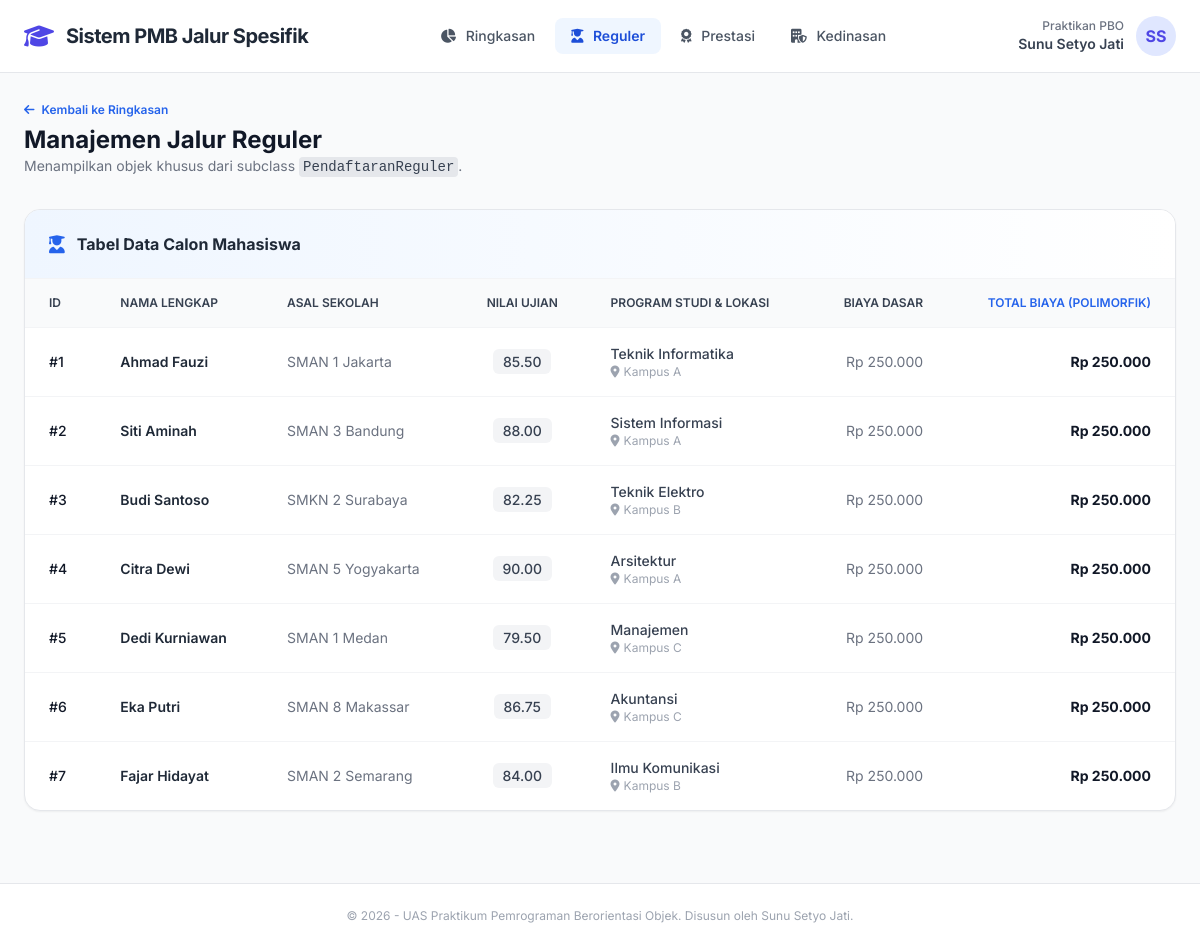
/index.php?page=reguler, run on the app's committed database.
### tables this page shows
CREATE TABLE `tabel_pendaftaran` (
  `id_pendaftaran` int NOT NULL,
  `nama_calon` varchar(100) NOT NULL,
  `asal_sekolah` varchar(100) NOT NULL,
  `nilai_ujian` decimal(5,2) NOT NULL,
  `biaya_pendaftaran_dasar` decimal(10,2) NOT NULL,
  `jalur_pendaftaran` enum('Reguler','Prestasi','Kedinasan') NOT NULL,
  `pilihan_prodi` varchar(100) DEFAULT NULL,
  `lokasi_kampus` varchar(100) DEFAULT NULL,
  `jenis_prestasi` varchar(100) DEFAULT NULL,
  `tingkat_prestasi` varchar(50) DEFAULT NULL,
  `sk_ikatan_dinas` varchar(100) DEFAULT NULL,
  `instansi_sponsor` varchar(100) DEFAULT NULL
);

### PendaftaranReguler.php (called while the page is built, shortened)
<?php
require_once 'Pendaftaran.php';
class PendaftaranReguler extends Pendaftaran {
    private $pilihan_prodi;
    private $lokasi_kampus;
    public function __construct($id_pendaftaran, $nama_calon, $asal_sekolah, $nilai_ujian, $biaya_pendaftaran_dasar, $pilihan_prodi, $lokasi_kampus) {
        $this->pilihan_prodi = $pilihan_prodi;
        $this->lokasi_kampus = $lokasi_kampus;
    }
    public function getPilihanProdi() { return $this->pilihan_prodi; }
    public function getLokasiKampus() { return $this->lokasi_kampus; }
    public function hitungTotalBiaya() {
        return $this->biaya_pendaftaran_dasar;
    }
    public static function getDaftarReguler($db) {
        $query = "SELECT * FROM tabel_pendaftaran WHERE jalur_pendaftaran = 'Reguler'";
        $stmt = $db->prepare($query);
        $stmt->execute();
        $list = [];
        while ($row = $stmt->fetch(PDO::FETCH_ASSOC)) {
            $list[] = new PendaftaranReguler(
                $row['id_pendaftaran'],
                $row['nama_calon'],
                $row['asal_sekolah'],
                $row['nilai_ujian'],
                $row['biaya_pendaftaran_dasar'],
                $row['pilihan_prodi'],
                $row['lokasi_kampus']
            );
        }
        return $list;
    }
}
?>

### Pendaftaran.php (called while the page is built, shortened)
<?php
abstract class Pendaftaran {
    protected $id_pendaftaran;
    protected $nama_calon;
    protected $asal_sekolah;
    protected $nilai_ujian;
    protected $biaya_pendaftaran_dasar;
    public function __construct($id_pendaftaran, $nama_calon, $asal_sekolah, $nilai_ujian, $biaya_pendaftaran_dasar) {
        $this->id_pendaftaran = $id_pendaftaran;
        $this->nama_calon = $nama_calon;
        $this->asal_sekolah = $asal_sekolah;
        $this->nilai_ujian = $nilai_ujian;
        $this->biaya_pendaftaran_dasar = $biaya_pendaftaran_dasar;
    }
    public function getIdPendaftaran() { return $this->id_pendaftaran; }
    public function getNamaCalon() { return $this->nama_calon; }
    public function getAsalSekolah() { return $this->asal_sekolah; }
    public function getNilaiUjian() { return $this->nilai_ujian; }
    public function getBiayaPendaftaranDasar() { return $this->biaya_pendaftaran_dasar; }
}
?>

### index.php (the view, shortened to what this page needs)
<?php
require_once 'Pendaftaran.php';
require_once 'PendaftaranReguler.php';
$database = new Database();
$db = $database->getConnection();
$page = isset($_GET['page']) ? $_GET['page'] : 'dashboard';
$daftarReguler   = PendaftaranReguler::getDaftarReguler($db);
$daftarPrestasi  = PendaftaranPrestasi::getDaftarPrestasi($db);
$daftarKedinasan = PendaftaranKedinasan::getDaftarKedinasan($db);
$totalReguler = count($daftarReguler);
$totalPrestasi = count($daftarPrestasi);
$totalKedinasan = count($daftarKedinasan);
$totalSemua = $totalReguler + $totalPrestasi + $totalKedinasan;
?>
<!DOCTYPE html>
<html lang="id">
<head>
    <script src="https://cdn.tailwindcss.com"></script>
    <link rel="stylesheet" href="https://cdnjs.cloudflare.com/ajax/libs/font-awesome/6.4.0/css/all.min.css">
</head>
<body class="bg-gray-50 min-h-screen">
    <nav class="bg-white border-b border-gray-200 fixed top-0 z-50 w-full px-6 py-4">
        <div class="flex items-center justify-between">
            <div class="flex items-center justify-start">
                <i class="fa-solid fa-graduation-cap text-indigo-600 text-2xl mr-3"></i>
                <span class="text-xl font-bold text-gray-800 tracking-tight">Sistem PMB Jalur Spesifik</span>
            </div>
            <div class="hidden md:flex space-x-1 font-medium text-sm">
                <a href="index.php?page=dashboard" class="px-4 py-2 rounded-lg transition-colors <?= $page == 'dashboard' ? 'bg-indigo-50 text-indigo-700 font-semibold' : 'text-gray-600 hover:bg-gray-100' ?>">
                    <i class="fa-solid fa-chart-pie mr-1.5"></i> Ringkasan
                </a>
                <a href="index.php?page=reguler" class="px-4 py-2 rounded-lg transition-colors <?= $page == 'reguler' ? 'bg-blue-50 text-blue-700 font-semibold' : 'text-gray-600 hover:bg-gray-100' ?>">
                    <i class="fa-solid fa-user-graduate mr-1.5"></i> Reguler
                </a>
                <a href="index.php?page=prestasi" class="px-4 py-2 rounded-lg transition-colors <?= $page == 'prestasi' ? 'bg-green-50 text-green-700 font-semibold' : 'text-gray-600 hover:bg-gray-100' ?>">
                    <i class="fa-solid fa-award mr-1.5"></i> Prestasi
                </a>
                <a href="index.php?page=kedinasan" class="px-4 py-2 rounded-lg transition-colors <?= $page == 'kedinasan' ? 'bg-amber-50 text-amber-700 font-semibold' : 'text-gray-600 hover:bg-gray-100' ?>">
                    <i class="fa-solid fa-building-shield mr-1.5"></i> Kedinasan
                </a>
            </div>
            <div class="flex items-center space-x-3">
                <div class="text-right">
                    <p class="text-xs text-gray-500 font-medium">Praktikan PBO</p>
                    <p class="text-sm font-semibold text-gray-700">Sunu Setyo Jati</p>
                </div>
                <div class="w-10 h-10 bg-indigo-100 rounded-full flex items-center justify-center text-indigo-600 font-bold">SS</div>
            </div>
        </div>
    </nav>
    <div class="p-6 pt-24 max-w-7xl mx-auto space-y-8">
        <?php if ($page == 'dashboard'): ?>
            <div>
                <h1 class="text-2xl font-bold text-gray-900 tracking-tight">Selamat Datang di Portal PMB</h1>
                <p class="text-sm text-gray-500 mt-1">Gunakan menu navigasi di atas untuk berpindah halaman dan melihat detail spesifik data subclass.</p>
            </div>
            <div class="grid grid-cols-1 sm:grid-cols-2 lg:grid-cols-4 gap-6">
                <div class="bg-white p-6 rounded-2xl border border-gray-100 shadow-sm flex items-center justify-between">
                    <div>
                        <p class="text-sm font-medium text-gray-400 uppercase">Total Semua Pendaftar</p>
                        <h3 class="text-3xl font-bold text-gray-800 mt-1"><?= $totalSemua; ?></h3>
                    </div>
                    <div class="p-4 bg-gray-100 text-gray-600 rounded-xl"><i class="fa-solid fa-users text-xl"></i></div>
                </div>
                <a href="index.php?page=reguler" class="bg-white p-6 rounded-2xl border border-gray-100 shadow-sm flex items-center justify-between hover:border-blue-300 transition-all group">
                    <div>
                        <p class="text-sm font-medium text-gray-400 uppercase">Jalur Reguler</p>
                        <h3 class="text-3xl font-bold text-blue-600 mt-1"><?= $totalReguler; ?></h3>
                        <span class="text-xs text-blue-500 group-hover:underline mt-1 block">Buka Halaman <i class="fa-solid fa-arrow-right ml-1"></i></span>
                    </div>
                    <div class="p-4 bg-blue-50 text-blue-600 rounded-xl"><i class="fa-solid fa-user-graduate text-xl"></i></div>
                </a>
                <a href="index.php?page=prestasi" class="bg-white p-6 rounded-2xl border border-gray-100 shadow-sm flex items-center justify-between hover:border-green-300 transition-all group">
                    <div>
                        <p class="text-sm font-medium text-gray-400 uppercase">Jalur Prestasi</p>
                        <h3 class="text-3xl font-bold text-green-600 mt-1"><?= $totalPrestasi; ?></h3>
                        <span class="text-xs text-green-500 group-hover:underline mt-1 block">Buka Halaman <i class="fa-solid fa-arrow-right ml-1"></i></span>
                    </div>
                    <div class="p-4 bg-green-50 text-green-600 rounded-xl"><i class="fa-solid fa-award text-xl"></i></div>
                </a>
                <a href="index.php?page=kedinasan" class="bg-white p-6 rounded-2xl border border-gray-100 shadow-sm flex items-center justify-between hover:border-amber-300 transition-all group">
                    <div>
                        <p class="text-sm font-medium text-gray-400 uppercase">Jalur Kedinasan</p>
                        <h3 class="text-3xl font-bold text-amber-600 mt-1"><?= $totalKedinasan; ?></h3>
                        <span class="text-xs text-amber-500 group-hover:underline mt-1 block">Buka Halaman <i class="fa-solid fa-arrow-right ml-1"></i></span>
                    </div>
                    <div class="p-4 bg-amber-50 text-amber-600 rounded-xl"><i class="fa-solid fa-building-shield text-xl"></i></div>
                </a>
            </div>
            <div class="bg-gradient-to-r from-indigo-500 to-purple-600 p-8 rounded-2xl text-white shadow-md">
                <h3 class="text-xl font-bold mb-2"><i class="fa-solid fa-code mr-2"></i>Informasi Implementasi OOP</h3>
                <p class="text-sm text-indigo-100 max-w-2xl leading-relaxed">Proyek ini dirancang penuh menggunakan <strong>PHP Object-Oriented Programming (OOP)</strong>. Menghubungkan abstraksi basis data PDO, pembagian subclass konkrit, serta implementasi Polimorfisme Overriding untuk kalkulasi biaya pendaftaran akhir mahasiswa.</p>
            </div>
        <?php elseif ($page == 'reguler'): ?>
            <div>
                <a href="index.php?page=dashboard" class="text-xs text-blue-600 font-semibold hover:underline"><i class="fa-solid fa-arrow-left mr-1"></i> Kembali ke Ringkasan</a>
                <h1 class="text-2xl font-bold text-gray-900 mt-1">Manajemen Jalur Reguler</h1>
                <p class="text-sm text-gray-500">Menampilkan objek khusus dari subclass <code class="bg-gray-200 text-gray-700 px-1 py-0.5 rounded">PendaftaranReguler</code>.</p>
            </div>
            <div class="bg-white rounded-2xl border border-gray-200 shadow-sm overflow-hidden">
                <div class="px-6 py-5 bg-gradient-to-r from-blue-50 to-white border-b border-gray-100 flex items-center">
                    <i class="fa-solid fa-user-graduate text-blue-600 text-lg mr-3"></i>
                    <h2 class="text-md font-bold text-gray-800">Tabel Data Calon Mahasiswa</h2>
                </div>
                <div class="overflow-x-auto">
                    <table class="w-full text-sm text-left text-gray-500">
                        <thead class="text-xs text-gray-700 uppercase bg-gray-50 border-b border-gray-100">
                            <tr>
                                <th class="px-6 py-4 font-semibold">ID</th>
                                <th class="px-6 py-4 font-semibold">Nama Lengkap</th>
                                <th class="px-6 py-4 font-semibold">Asal Sekolah</th>
                                <th class="px-6 py-4 font-semibold text-center">Nilai Ujian</th>
                                <th class="px-6 py-4 font-semibold">Program Studi & Lokasi</th>
                                <th class="px-6 py-4 font-semibold text-right">Biaya Dasar</th>
                                <th class="px-6 py-4 font-semibold text-right text-blue-600">Total Biaya (Polimorfik)</th>
                            </tr>
                        </thead>
                        <tbody class="divide-y divide-gray-100">
                            <?php foreach ($daftarReguler as $mhs): ?>
                                <tr class="hover:bg-gray-50/70 transition-colors">
                                    <td class="px-6 py-4 font-medium text-gray-900">#<?= $mhs->getIdPendaftaran(); ?></td>
                                    <td class="px-6 py-4 font-semibold text-gray-800"><?= htmlspecialchars($mhs->getNamaCalon()); ?></td>
                                    <td class="px-6 py-4"><?= htmlspecialchars($mhs->getAsalSekolah()); ?></td>
                                    <td class="px-6 py-4 text-center"><span class="bg-gray-100 text-gray-700 font-medium px-2.5 py-1 rounded-md"><?= $mhs->getNilaiUjian(); ?></span></td>
                                    <td class="px-6 py-4">
                                        <div class="text-gray-700 font-medium"><?= htmlspecialchars($mhs->getPilihanProdi()); ?></div>
                                        <div class="text-xs text-gray-400"><i class="fa-solid fa-location-dot mr-1"></i><?= htmlspecialchars($mhs->getLokasiKampus()); ?></div>
                                    </td>
                                    <td class="px-6 py-4 text-right">Rp <?= number_format($mhs->getBiayaPendaftaranDasar(), 0, ',', '.'); ?></td>
                                    <td class="px-6 py-4 text-right font-bold text-gray-900">Rp <?= number_format($mhs->hitungTotalBiaya(), 0, ',', '.'); ?></td>
                                </tr>
                            <?php endforeach; ?>
                        </tbody>
                    </table>
                </div>
            </div>
        <?php endif; ?>
    </div>
    <footer class="bg-white border-t border-gray-200 mt-12 py-6 text-center text-xs text-gray-400">
        &copy; 2026 - UAS Praktikum Pemrograman Berorientasi Objek. Disusun oleh Sunu Setyo Jati.
    </footer>
</body>
</html>

### index.php (style rules this page uses)
body { font-family: 'Inter', sans-serif; }

### data on the page
tabel_pendaftaran: id_pendaftaran "1", nama_calon "Ahmad Fauzi", asal_sekolah "SMAN 1 Jakarta", nilai_ujian "85.50", pilihan_prodi "Teknik Informatika", lokasi_kampus "Kampus A", biaya_pendaftaran_dasar "250.000"
tabel_pendaftaran: id_pendaftaran "2", nama_calon "Siti Aminah", asal_sekolah "SMAN 3 Bandung", nilai_ujian "88.00", pilihan_prodi "Sistem Informasi", lokasi_kampus "Kampus A", biaya_pendaftaran_dasar "250.000"
tabel_pendaftaran: id_pendaftaran "3", nama_calon "Budi Santoso", asal_sekolah "SMKN 2 Surabaya", nilai_ujian "82.25", pilihan_prodi "Teknik Elektro", lokasi_kampus "Kampus B", biaya_pendaftaran_dasar "250.000"
tabel_pendaftaran: id_pendaftaran "4", nama_calon "Citra Dewi", asal_sekolah "SMAN 5 Yogyakarta", nilai_ujian "90.00", pilihan_prodi "Arsitektur", lokasi_kampus "Kampus A", biaya_pendaftaran_dasar "250.000"
tabel_pendaftaran: id_pendaftaran "5", nama_calon "Dedi Kurniawan", asal_sekolah "SMAN 1 Medan", nilai_ujian "79.50", pilihan_prodi "Manajemen", lokasi_kampus "Kampus C", biaya_pendaftaran_dasar "250.000"
tabel_pendaftaran: id_pendaftaran "6", nama_calon "Eka Putri", asal_sekolah "SMAN 8 Makassar", nilai_ujian "86.75", pilihan_prodi "Akuntansi", lokasi_kampus "Kampus C", biaya_pendaftaran_dasar "250.000"
tabel_pendaftaran: id_pendaftaran "7", nama_calon "Fajar Hidayat", asal_sekolah "SMAN 2 Semarang", nilai_ujian "84.00", pilihan_prodi "Ilmu Komunikasi", lokasi_kampus "Kampus B", biaya_pendaftaran_dasar "250.000"
